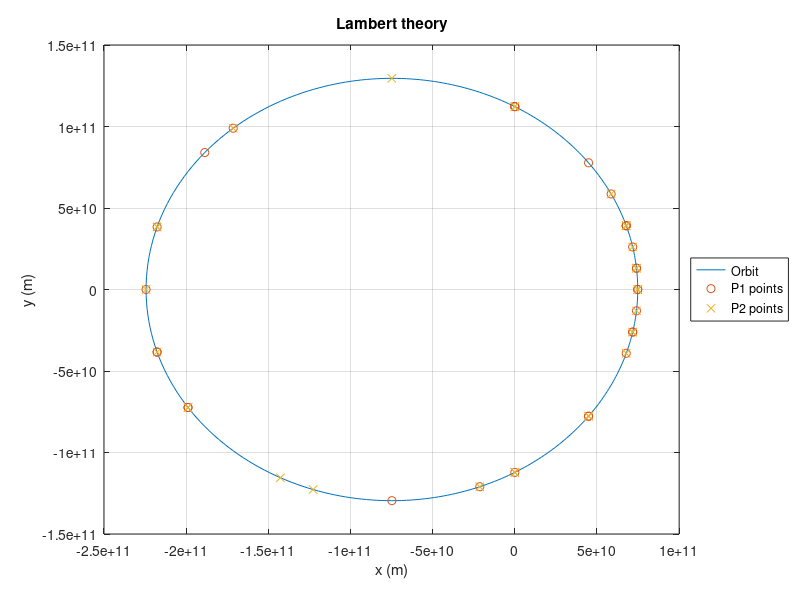

MATLAB code for this plot:
% points
ar=1 %array or single value
p1=[45,90,0  ,180,90 ,270,0  ,240,90 ,190,30 ,170,30, 190,330,30 ,200,340,260,10 ,20 ,300,150,340,350,10 ,60 ,156,200,300]%[0,60,0,120,0,180,0,240,0,300,-180,180]
p2=[90,45,180,360,270,90, 120,360,170,270,170,30 ,190,30 ,30 ,330,340,200,10, 260,300,20 ,340,150,10 ,350,225,219,300,200]%[60,0,120,0,180,0,240,0,300,0,180,-180]
%half orbits x4, quarter orbits x6 (2/3 symetric), 4 cases, 4 case alt
T=zeros(length(p1));
gktp1=p1*pi/180
gktp2=p2*pi/180

% plot ellipse of orbit
gkt=0:pi/180:2*pi; %theata
a=1.496e11 %semi-major axis
e=0.5 %eccentricity
p=a*(1-e^2)
r=p./(1+e*cos(gkt));
x=r.*cos(gkt);
y=r.*sin(gkt);
plot(x,y)
xlabel('x (m)')
ylabel('y (m)')
title('Lambert theory')
grid on
hold on
G=6.67e-11;
M=1.989e30;
P=sqrt((4*pi*pi*a*a*a)/(G*M)) %peroid
P=P/(60*60*24*365.25) %second to year conversion

% d and r1 and r2
r1=p./(1+e*cos(gktp1))
r2=p./(1+e*cos(gktp2))
d=sqrt(r1.*r1+r2.*r2-2*r1.*r2.*cos(gktp2-gktp1))
f=acos(1-(r1+r2+d)/(2*a))
g=acos(1-(r1+r2-d)/(2*a))
%choose case
i=1;
while i<=length(p1)
    if (gktp2(i)>=gktp1(i))
        if (gktp1(i)<=pi & gktp2(i)<=pi) | (gktp1(i)>=pi & gktp2(i)>=pi)
            Ta=P/(2*pi)*((f(i)-sin(f(i)))-(g(i)-sin(g(i))))
            T(i)=Ta;
        else
            Tb=P/(2*pi)*(2*pi-(f(i)-sin(f(i)))-(g(i)-sin(g(i))))
            T(i)=Tb;
        end
    elseif (gktp1(i)<=pi & gktp2(i)<=pi) | (gktp1(i)>=pi & gktp2(i)>=pi)
        Tc=P/(2*pi)*(2*pi-(f(i)-sin(f(i)))+(g(i)-sin(g(i))))
        T(i)=Tc;
    else
        Td=P/(2*pi)*((f(i)-sin(f(i)))+(g(i)-sin(g(i))))
        T(i)=Td;
    end
    i=i+1;
end
if ar==1 %matches the opposite halves to orbit to see is they give P (as long as next to each other in array)
    j=1;
    while j<=length(p1)
        TT=T(j)+T(j+1)
        j=j+2;
    end
end
Pyr=P
%plot points
r11=p./(1+e*cos(gktp1));
r22=p./(1+e*cos(gktp2));
x1=r11.*cos(gktp1);
x2=r22.*cos(gktp2);
y1=r11.*sin(gktp1);
y2=r22.*sin(gktp2);
plot(x1,y1,'o',x2,y2,'x')
legend('Orbit','P1 points','P2 points','Location','Eastoutside')
hold off